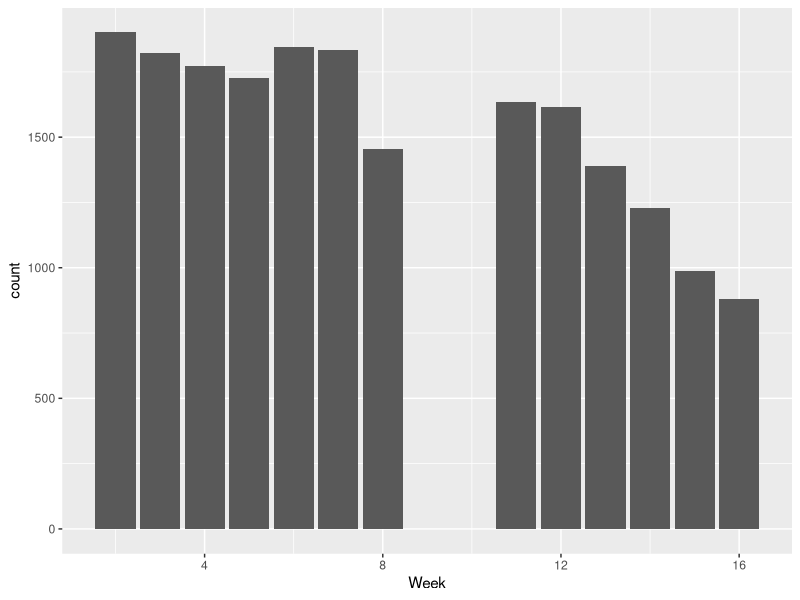
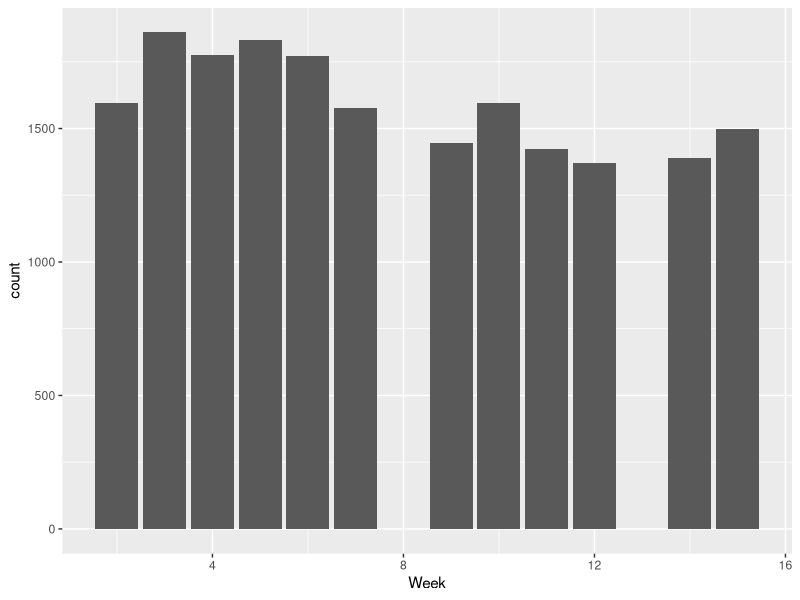
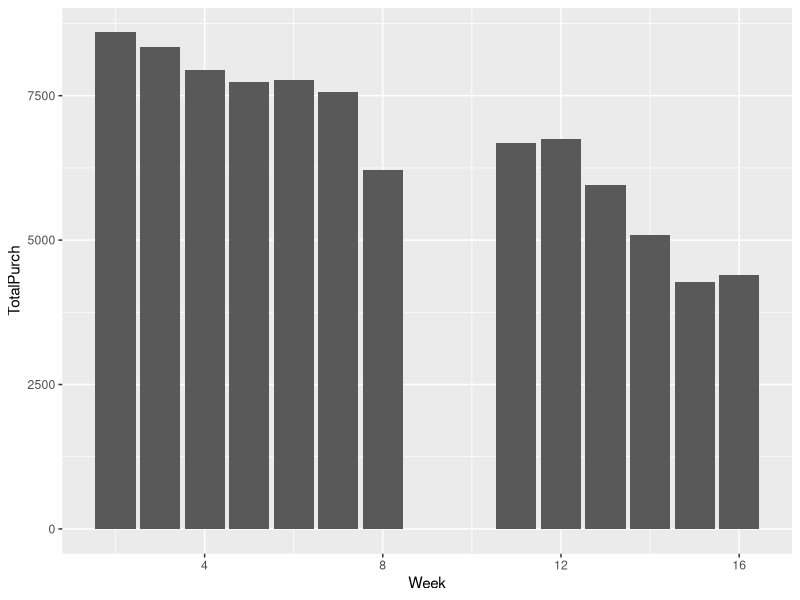
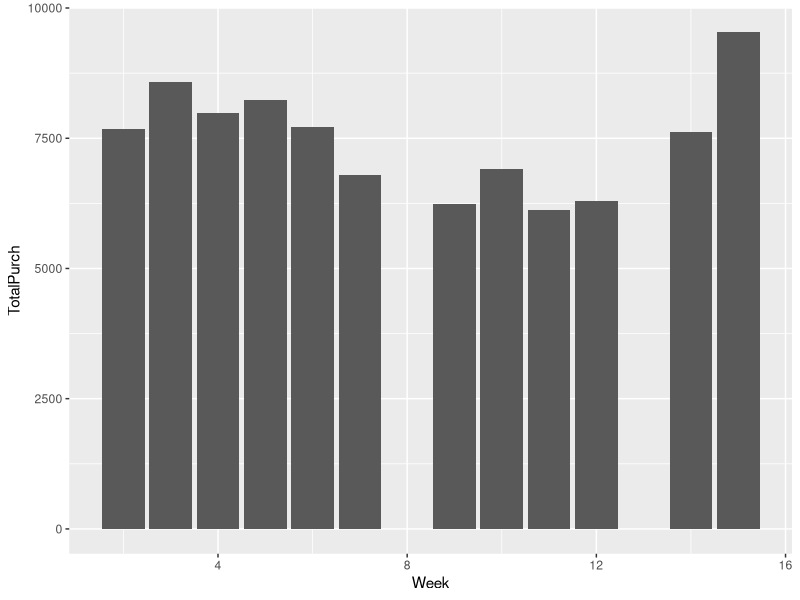
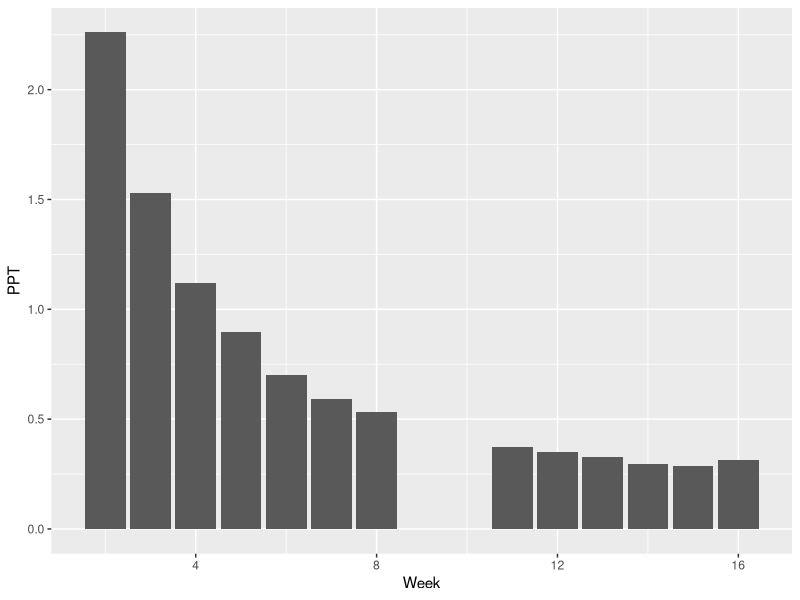
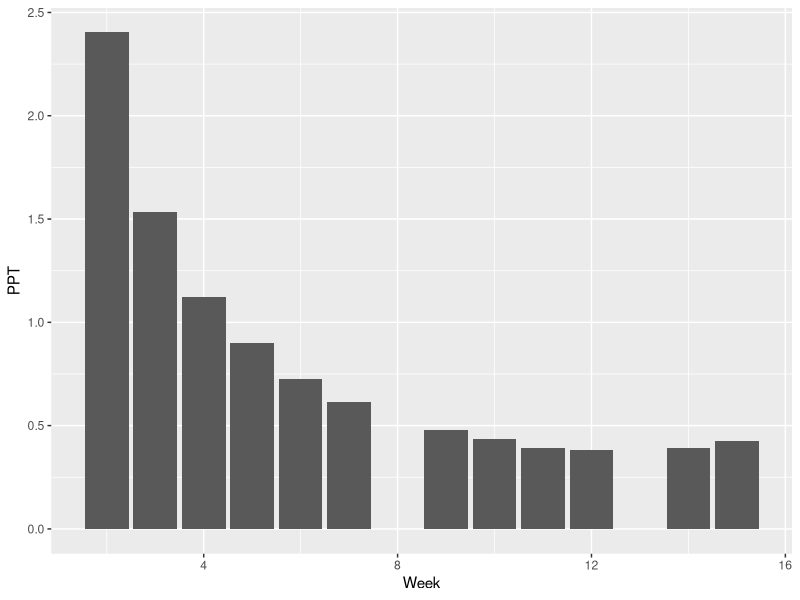
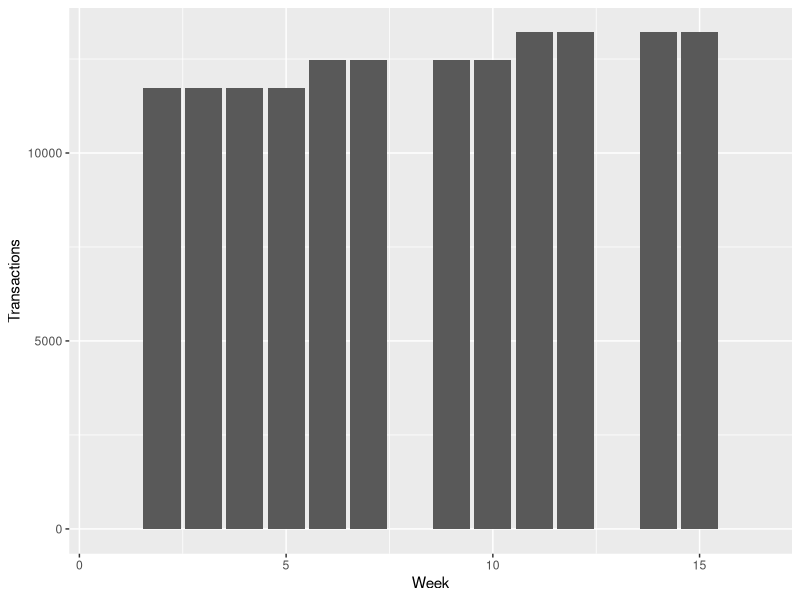
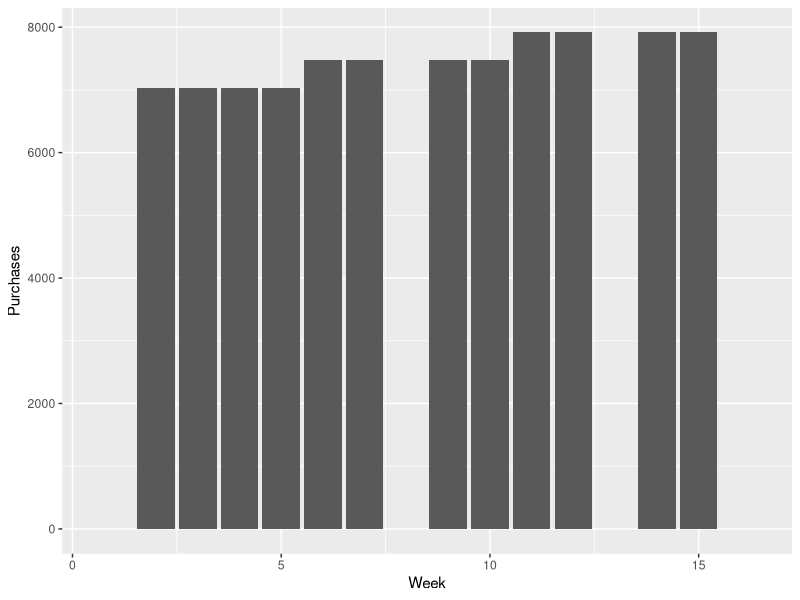

R code for these plots, in order:
## ---- chunk 1
knitr::opts_chunk$set(echo = TRUE, message=FALSE, warning=FALSE, cache=TRUE, 
                      fig.width=7, fig.height=3, fig.align = "center")
library(readr)
library(dplyr)
library(ggplot2)
library(lubridate)
## ---- chunk 2

flex_data <- read_csv("flex_data.csv") 
flex_data <- flex_data %>% mutate(Time = mdy_hm(Time)) %>% mutate(Week = epiweek(Time)) %>% rename(AmountSpent=Price)
flex_data <- flex_data %>% filter(Time >= '2019-01-20' & Time <= '2019-12-19') %>%  filter(AmountSpent > 0)

## ---- chunk 3
#Transactions by week
springtrans <- flex_data %>% filter(Time <= '2019-5-19') %>% mutate(Week = Week-3) %>% filter(Week!=1 & Week!=9 & Week!=10 & Week!=17)
falltrans <- flex_data %>% filter(Time >= '2019-9-1') %>% mutate (Week = Week-35) %>% filter(Week!=1 & Week!=8 & Week!=13 & Week!=16)

ggplot(springtrans) + geom_bar(aes(x=Week))
ggplot(falltrans) + geom_bar(aes(x=Week))
## ---- chunk 4
#Purchases by week
springpurch <- springtrans %>% group_by(Week) %>% summarize(TotalPurch = sum(AmountSpent))
fallpurch <- falltrans %>% group_by(Week) %>% summarize(TotalPurch = sum(AmountSpent))

ggplot(springpurch) + geom_bar(aes(x=Week, y=TotalPurch), stat='identity')
ggplot(fallpurch) + geom_bar(aes(x=Week, y=TotalPurch), stat='identity')
## ---- chunk 5
#Amount Spent Per Transaction
springppt <- springtrans %>% group_by(Week) %>% summarize(TotalTrans = sum(as.double(Week)), TotalPurch = sum(AmountSpent)) %>% mutate(PPT = TotalPurch/TotalTrans)
fallppt <- falltrans %>% group_by(Week) %>% summarize(TotalTrans = sum(as.double(Week)), TotalPurch = sum(AmountSpent)) %>% mutate(PPT = TotalPurch/TotalTrans)

ggplot(springppt) + geom_bar(aes(x=Week, y=PPT), stat='identity')
ggplot(fallppt) + geom_bar(aes(x=Week, y=PPT), stat='identity')
## ---- chunk 6
#Creation of consistent null dataframes
#Tested - Sums of spring/fall consistent nulls add up to sum of purchases and transactions from spring/fall PPT
sprnullconsistent <- data.frame("Week"=1:17, "Transactions"= c(0,sum(springppt$TotalTrans)/13,sum(springppt$TotalTrans)/13,sum(springppt$TotalTrans)/13,sum(springppt$TotalTrans)/13,sum(springppt$TotalTrans)/13,sum(springppt$TotalTrans)/13,sum(springppt$TotalTrans)/13,0,0,sum(springppt$TotalTrans)/13,sum(springppt$TotalTrans)/13,sum(springppt$TotalTrans)/13,sum(springppt$TotalTrans)/13,sum(springppt$TotalTrans)/13,sum(springppt$TotalTrans)/13,0), "Purchases"= c(0,sum(springppt$TotalPurch)/13,sum(springppt$TotalPurch)/13,sum(springppt$TotalPurch)/13,sum(springppt$TotalPurch)/13,sum(springppt$TotalPurch)/13,sum(springppt$TotalPurch)/13,sum(springppt$TotalPurch)/13,0,0,sum(springppt$TotalPurch)/13,sum(springppt$TotalPurch)/13,sum(springppt$TotalPurch)/13,sum(springppt$TotalPurch)/13,sum(springppt$TotalPurch)/13,sum(springppt$TotalPurch)/13,0))

fallnullconsistent <- data.frame("Week"=1:16, "Transactions"= c(0,sum(fallppt$TotalTrans)/12,sum(fallppt$TotalTrans)/12,sum(fallppt$TotalTrans)/12,sum(fallppt$TotalTrans)/12,sum(fallppt$TotalTrans)/12,sum(fallppt$TotalTrans)/12,0,sum(fallppt$TotalTrans)/12,sum(fallppt$TotalTrans)/12,sum(fallppt$TotalTrans)/12,sum(fallppt$TotalTrans)/12,0,sum(fallppt$TotalTrans)/12,sum(fallppt$TotalTrans)/12,0), "Purchases"= c(0,sum(fallppt$TotalPurch)/12,sum(fallppt$TotalPurch)/12,sum(fallppt$TotalPurch)/12,sum(fallppt$TotalPurch)/12,sum(fallppt$TotalPurch)/12,sum(fallppt$TotalPurch)/12,0,sum(fallppt$TotalPurch)/12,sum(fallppt$TotalPurch)/12,sum(fallppt$TotalPurch)/12,sum(fallppt$TotalPurch)/12,0,sum(fallppt$TotalPurch)/12,sum(fallppt$TotalPurch)/12,0))

## ---- chunk 7
#285/518=55.02% of students believe they spend consistently (1/3 beginning, 1/3 middle, 1/3 end)
#86/518=16.60% of students believe they spend most in beginning (1/2 beginning, 1/3 middle, 1/6 end)
#147/518=28.38% of students believe they spend most at end (1/6 beginning, 1/3 middle, 1/2 end)

#Tested - Sums of spring/fall weighted expectation nulls add up to sum of purchases/transactions from spring/fall  PPT
#Note - each period represents total spending expected during that period, then divided by number of weeks in     that period (spring separated into 4/5/4, fall into 4/4/4)
#Possible error - since spring semester is 13 applicable weeks, middle period is 5 weeks instead of 4,            aritifically deflating average spending in that period
p1springtrans <- .5502*sum(springppt$TotalTrans)*(1/3) + .1660*sum(springppt$TotalTrans)*(1/2) + .2838*sum(springppt$TotalTrans)*(1/6)
p2springtrans <- .5502*sum(springppt$TotalTrans)*(1/3) + .1660*sum(springppt$TotalTrans)*(1/3) + .2838*sum(springppt$TotalTrans)*(1/3)
p3springtrans <- .5502*sum(springppt$TotalTrans)*(1/3) + .1660*sum(springppt$TotalTrans)*(1/6) + .2838*sum(springppt$TotalTrans)*(1/2)

p1springpurch <- .5502*sum(springppt$TotalPurch)*(1/3) + .1660*sum(springppt$TotalPurch)*(1/2) + .2838*sum(springppt$TotalPurch)*(1/6)
p2springpurch <- .5502*sum(springppt$TotalPurch)*(1/3) + .1660*sum(springppt$TotalPurch)*(1/3) + .2838*sum(springppt$TotalPurch)*(1/3)
p3springpurch <- .5502*sum(springppt$TotalPurch)*(1/3) + .1660*sum(springppt$TotalPurch)*(1/6) + .2838*sum(springppt$TotalPurch)*(1/2)

sprnullweighted <- data.frame("Week"=1:17, 
"Transactions"= c(0,p1springtrans/4,p1springtrans/4,p1springtrans/4,p1springtrans/4,p2springtrans/5,p2springtrans/5,p2springtrans/5,0,0,p2springtrans/5,p2springtrans/5,p3springtrans/4,p3springtrans/4,p3springtrans/4,p3springtrans/4,0), 
"Purchases"= c(0,p1springpurch/4,p1springpurch/4,p1springpurch/4,p1springpurch/4,p2springpurch/5,p2springpurch/5,p2springpurch/5,0,0,p2springpurch/5,p2springpurch/5,p3springpurch/4,p3springpurch/4,p3springpurch/4,p3springpurch/4,0))

p1falltrans <- .5502*sum(fallppt$TotalTrans)*(1/3) + .1660*sum(fallppt$TotalTrans)*(1/2) + .2838*sum(fallppt$TotalTrans)*(1/6)
p2falltrans <- .5502*sum(fallppt$TotalTrans)*(1/3) + .1660*sum(fallppt$TotalTrans)*(1/3) + .2838*sum(fallppt$TotalTrans)*(1/3)
p3falltrans <- .5502*sum(fallppt$TotalTrans)*(1/3) + .1660*sum(fallppt$TotalTrans)*(1/6) + .2838*sum(fallppt$TotalTrans)*(1/2)

p1fallpurch <- .5502*sum(fallppt$TotalPurch)*(1/3) + .1660*sum(fallppt$TotalPurch)*(1/2) + .2838*sum(fallppt$TotalPurch)*(1/6)
p2fallpurch <- .5502*sum(fallppt$TotalPurch)*(1/3) + .1660*sum(fallppt$TotalPurch)*(1/3) + .2838*sum(fallppt$TotalPurch)*(1/3)
p3fallpurch <- .5502*sum(fallppt$TotalPurch)*(1/3) + .1660*sum(fallppt$TotalPurch)*(1/6) + .2838*sum(fallppt$TotalPurch)*(1/2)

fallnullweighted <- data.frame("Week"=1:16, 
"Transactions"= c(0,p1falltrans/4,p1falltrans/4,p1falltrans/4,p1falltrans/4,p2falltrans/4,p2falltrans/4,0,p2falltrans/4,p2falltrans/4,p3falltrans/4,p3falltrans/4,0,p3falltrans/4,p3falltrans/4,0), 
"Purchases"= c(0,p1fallpurch/4,p1fallpurch/4,p1fallpurch/4,p1fallpurch/4,p2fallpurch/4,p2fallpurch/4,0,p2fallpurch/4,p2fallpurch/4,p3fallpurch/4,p3fallpurch/4,0,p3fallpurch/4,p3fallpurch/4,0))

#ggplot(sprnullweighted) + geom_bar(aes(x=Week, y=Transactions), stat='identity')
ggplot(fallnullweighted) + geom_bar(aes(x=Week, y=Transactions), stat='identity')
#ggplot(sprnullweighted) + geom_bar(aes(x=Week, y=Purchases), stat='identity')
ggplot(fallnullweighted) + geom_bar(aes(x=Week, y=Purchases), stat='identity')

sum(fallnullweighted$Purchases)
sum(fallnullweighted$Transactions)
